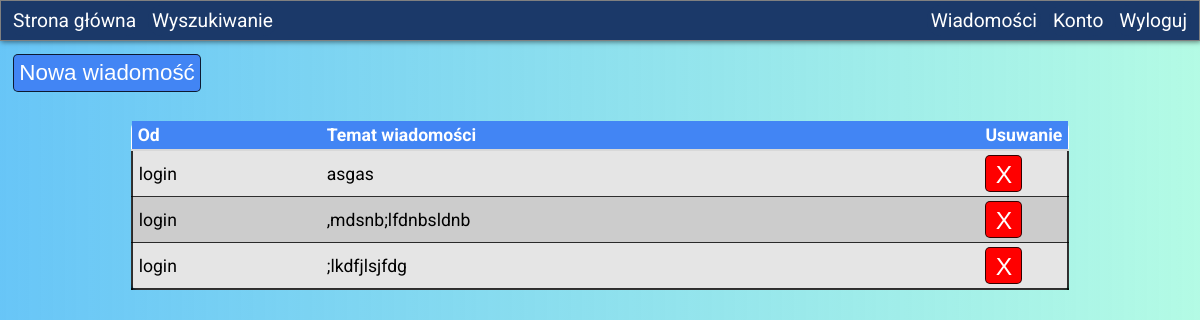
The app's page /account/messages (signed in) with its own data.
### tables this page shows
CREATE TABLE message
(
    id INTEGER PRIMARY KEY AUTOINCREMENT,
    toUsername TEXT(32),
    fromUsername TEXT(32),
    topic TEXT(256),
    content TEXT,
    FOREIGN KEY(toUsername) REFERENCES user(username),
    FOREIGN KEY(fromUsername) REFERENCES user(username)
);

### app/start.py (the view)
@app.route("/account/messages", methods=["GET"])
@requireLogin
def emailPage():
    emails = mydb.query(
        f"SELECT * FROM message WHERE toUsername = '{session['login']}'"
    )
    return render_template("emails.html", emails=emails)

### app/mydb.py (called while the page is built)
def query(sql):
    with closing(sqlite3.connect(DB_PATH)) as con, con, closing(con.cursor()) as cur:
        cur.execute(sql)
        return cur.fetchall()

### app/start.py (called while the page is built)
def requireLogin(func):
    @functools.wraps(func)
    def secureFunction(*args, **kwargs):
        if not isLoggedin():
            return redirect(url_for("loginPage", next=request.url))
        return func(*args, **kwargs)
    return secureFunction

def isLoggedin():
    return session.get("login", None) != None

### app/templates/emails.html (shortened to what this page needs)
<form action="{{url_for('newEmailPage')}}", method="GET">
    <button type="submit">Nowa wiadomość</button>
</form>
<br/>
<div class="search-table" style="width:80%">
    <table>
        <thead>
            <th>Od</th>
            <th>Temat wiadomości</th>
            <th>Usuwanie</th>
        </thead>
        <tbody>
            <tr onclick="window.location='{{url}}'">
                <td style="width:10em">{{row[2]}}</td>
                <td>{{row[3]}}</td>
                <td style="width:20px"><button id="delete{{row[0]}}" onclick="btnClick(event)" style="background-color:red; height:1.5em; width:1.5em; z-index:1">X</button></td>
            </tr>
        </tbody>
    </table>
</div>

### app/static/css/styles.css (style rules this page uses)
:root { --background-gradient:linear-gradient(90deg, rgba(66, 183, 245,0.8), rgba(66, 245, 189,0.4)); --table-odd-row-color: rgb(209, 212, 211); --accent:rgb(66, 133, 244); --dark-gray: rgba(0,0,0, 0.8); --error:rgba(255, 0, 0, 0.8); --input-bg: rgba(0,0,0, 0.1); --table-even-row-color:rgba(0,0,0, 0.2); --table-odd-row-color:rgba(0,0,0, 0.10); --table-hover: rgba(0,0,0, 0.30); }
body { margin:0; background: var(--background-gradient); font-family: "Roboto", sans-serif; }
.search-table { background: white; margin: 10px auto 10px; border-radius: 8px; width: 60%; }
.search-table table { width: 100%; font-size: 1.1em; border-collapse: collapse; }
.search-table table th { padding: 4px 6px; color: white; text-align: left; background: var(--accent); border-bottom: solid 2px #d8d8d8; }
.search-table table tbody { overflow-y: auto; overflow-x: hidden; border: 2px solid var(--dark-gray); border-radius: 8px; }
.search-table table tr { background: var(--table-odd-row-color); border-bottom: 1px solid var(--dark-gray); }
.search-table table tr:nth-child(2n) { background: var(--table-even-row-color); }
.search-table table tr td { text-align: left; padding: 4px 6px; border-left: 0; border-right: 0; cursor: pointer; }
button { background: var(--accent); color:white; padding:5px; border: 1px solid var(--dark-gray); font-size: 1.4em; border-radius: 5px; }

### app/static/css/navbar.css (style rules this page uses)
:root { --navbar-color: rgb(27, 57, 105); --navbar-text-color: white; }

### records on screen
message: fromUsername "login", topic "asgas"
message: fromUsername "login", topic ",mdsnb;lfdnbsldnb"
message: fromUsername "login", topic ";lkdfjlsjfdg"
